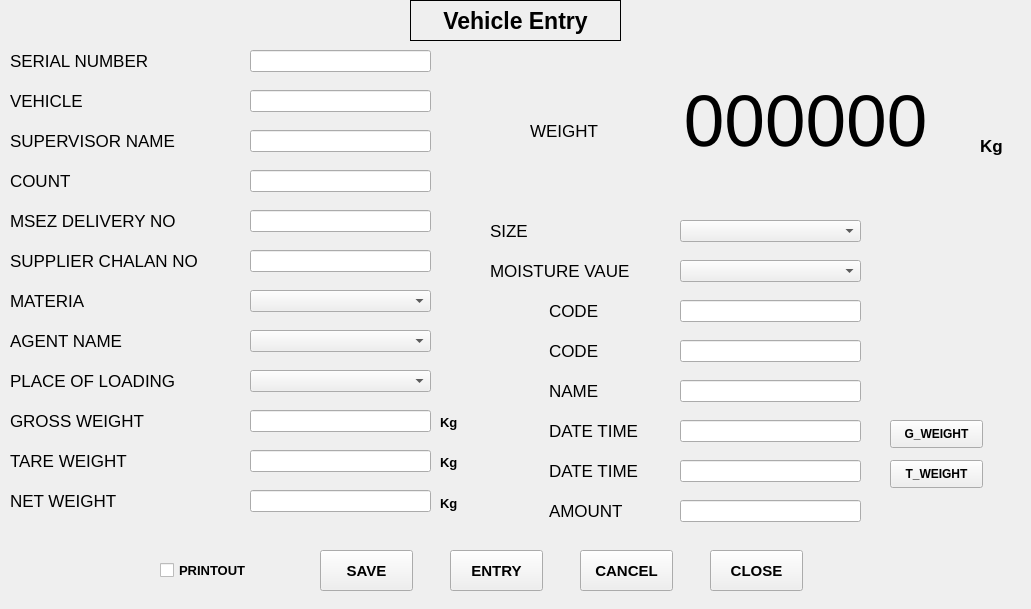
    <widget class="QWidget" name="VehicleEntry">
     <widget class="QLabel" name="label_7">
      <property name="geometry">
       <rect>
        <x>0</x>
        <y>0</y>
        <width>1022</width>
        <height>600</height>
       </rect>
      </property>
      <property name="font">
       <font>
        <pointsize>20</pointsize>
       </font>
      </property>
      <property name="text">
       <string/>
      </property>
     </widget>
     <widget class="QLineEdit" name="le_VehicleEntry_serialNumber">
      <property name="geometry">
       <rect>
        <x>250</x>
        <y>50</y>
        <width>181</width>
        <height>22</height>
       </rect>
      </property>
     </widget>
     <widget class="QLabel" name="label_10">
      <property name="geometry">
       <rect>
        <x>410</x>
        <y>0</y>
        <width>211</width>
        <height>41</height>
       </rect>
      </property>
      <property name="font">
       <font>
        <pointsize>17</pointsize>
        <weight>75</weight>
        <bold>true</bold>
       </font>
      </property>
      <property name="frameShape">
       <enum>QFrame::Box</enum>
      </property>
      <property name="text">
       <string>Vehicle Entry</string>
      </property>
      <property name="alignment">
       <set>Qt::AlignCenter</set>
      </property>
     </widget>
     <widget class="QLabel" name="lb_VehicleEntry_serialNumber">
      <property name="geometry">
       <rect>
        <x>10</x>
        <y>50</y>
        <width>228</width>
        <height>22</height>
       </rect>
      </property>
      <property name="font">
       <font>
        <pointsize>13</pointsize>
       </font>
      </property>
      <property name="text">
       <string>SERIAL NUMBER</string>
      </property>
     </widget>
     <widget class="QLabel" name="lb_VehicleEntry_netWeight">
      <property name="geometry">
       <rect>
        <x>10</x>
        <y>490</y>
        <width>228</width>
        <height>22</height>
       </rect>
      </property>
      <property name="font">
       <font>
        <pointsize>13</pointsize>
       </font>
      </property>
      <property name="text">
       <string>NET WEIGHT</string>
      </property>
     </widget>
     <widget class="QLineEdit" name="le_VehicleEntry_netWeight">
      <property name="geometry">
       <rect>
        <x>250</x>
        <y>490</y>
        <width>181</width>
        <height>22</height>
       </rect>
      </property>
     </widget>
     <widget class="QLabel" name="lb_VehicleEntry_header1_vehicle">
      <property name="geometry">
       <rect>
        <x>10</x>
        <y>90</y>
        <width>228</width>
        <height>22</height>
       </rect>
      </property>
      <property name="font">
       <font>
        <pointsize>13</pointsize>
       </font>
      </property>
      <property name="text">
       <string>VEHICLE</string>
      </property>
     </widget>
     <widget class="QLineEdit" name="le_VehicleEntry_vehicle">
      <property name="geometry">
       <rect>
        <x>250</x>
        <y>90</y>
        <width>181</width>
        <height>22</height>
       </rect>
      </property>
     </widget>
     <widget class="QLabel" name="lb_VehicleEntry_header2_supervisorName">
      <property name="geometry">
       <rect>
        <x>10</x>
        <y>130</y>
        <width>228</width>
        <height>22</height>
       </rect>
      </property>
      <property name="font">
       <font>
        <pointsize>13</pointsize>
       </font>
      </property>
      <property name="text">
       <string>SUPERVISOR NAME</string>
      </property>
     </widget>
     <widget class="QLineEdit" name="le_VehicleEntry_supervisorName">
      <property name="geometry">
       <rect>
        <x>250</x>
        <y>130</y>
        <width>181</width>
        <height>22</height>
       </rect>
      </property>
     </widget>
     <widget class="QLabel" name="lb_VehicleEntry_header3_count">
      <property name="geometry">
       <rect>
        <x>10</x>
        <y>170</y>
        <width>228</width>
        <height>22</height>
       </rect>
      </property>
      <property name="font">
       <font>
        <pointsize>13</pointsize>
       </font>
      </property>
      <property name="text">
       <string>COUNT</string>
      </property>
     </widget>
     <widget class="QLineEdit" name="le_VehicleEntry_count">
      <property name="geometry">
       <rect>
        <x>250</x>
        <y>170</y>
        <width>181</width>
        <height>22</height>
       </rect>
      </property>
     </widget>
     <widget class="QLabel" name="lb_VehicleEntry_tareWeight">
      <property name="geometry">
       <rect>
        <x>10</x>
        <y>450</y>
        <width>228</width>
        <height>22</height>
       </rect>
      </property>
      <property name="font">
       <font>
        <pointsize>13</pointsize>
       </font>
      </property>
      <property name="text">
       <string>TARE WEIGHT</string>
      </property>
     </widget>
     <widget class="QLineEdit" name="le_VehicleEntry_tareWeight">
      <property name="geometry">
       <rect>
        <x>250</x>
        <y>450</y>
        <width>181</width>
        <height>22</height>
       </rect>
      </property>
     </widget>
     <widget class="QLabel" name="lb_VehicleEntry_code3_placeOfLoading">
      <property name="geometry">
       <rect>
        <x>10</x>
        <y>370</y>
        <width>228</width>
        <height>22</height>
       </rect>
      </property>
      <property name="font">
       <font>
        <pointsize>13</pointsize>
       </font>
      </property>
      <property name="text">
       <string>PLACE OF LOADING</string>
      </property>
     </widget>
     <widget class="QLabel" name="lb_VehicleEntry_header4_msezDeliverNo">
      <property name="geometry">
       <rect>
        <x>10</x>
        <y>210</y>
        <width>228</width>
        <height>22</height>
       </rect>
      </property>
      <property name="font">
       <font>
        <pointsize>13</pointsize>
       </font>
      </property>
      <property name="text">
       <string>MSEZ DELIVERY NO</string>
      </property>
     </widget>
     <widget class="QLabel" name="lb_VehicleEntry_header5_supplierChalanNo">
      <property name="geometry">
       <rect>
        <x>10</x>
        <y>250</y>
        <width>228</width>
        <height>22</height>
       </rect>
      </property>
      <property name="font">
       <font>
        <pointsize>13</pointsize>
       </font>
      </property>
      <property name="text">
       <string>SUPPLIER CHALAN NO</string>
      </property>
     </widget>
     <widget class="QLineEdit" name="le_VehicleEntry_grossWeight">
      <property name="geometry">
       <rect>
        <x>250</x>
        <y>410</y>
        <width>181</width>
        <height>22</height>
       </rect>
      </property>
     </widget>
     <widget class="QLineEdit" name="le_VehicleEntry_msezDeliverNo">
      <property name="geometry">
       <rect>
        <x>250</x>
        <y>210</y>
        <width>181</width>
        <height>22</height>
       </rect>
      </property>
     </widget>
     <widget class="QLabel" name="lb_VehicleEntry_code1_materia">
      <property name="geometry">
       <rect>
        <x>10</x>
        <y>290</y>
        <width>228</width>
        <height>22</height>
       </rect>
      </property>
      <property name="font">
       <font>
        <pointsize>13</pointsize>
       </font>
      </property>
      <property name="text">
       <string>MATERIA</string>
      </property>
     </widget>
     <widget class="QLineEdit" name="le_VehicleEntry_supplierChalanNo">
      <property name="geometry">
       <rect>
        <x>250</x>
        <y>250</y>
        <width>181</width>
        <height>22</height>
       </rect>
      </property>
     </widget>
     <widget class="QLabel" name="lb_VehicleEntry_code2_agentName">
      <property name="geometry">
       <rect>
        <x>10</x>
        <y>330</y>
        <width>228</width>
        <height>22</height>
       </rect>
      </property>
      <property name="font">
       <font>
        <pointsize>13</pointsize>
       </font>
      </property>
      <property name="text">
       <string>AGENT NAME</string>
      </property>
     </widget>
     <widget class="QLabel" name="lb_VehicleEntry_grossWeight">
      <property name="geometry">
       <rect>
        <x>10</x>
        <y>410</y>
        <width>228</width>
        <height>22</height>
       </rect>
      </property>
      <property name="font">
       <font>
        <pointsize>13</pointsize>
       </font>
      </property>
      <property name="text">
       <string>GROSS WEIGHT</string>
      </property>
     </widget>
     <widget class="QComboBox" name="combo_VehicleEntry_placeOfLoading">
      <property name="geometry">
       <rect>
        <x>250</x>
        <y>370</y>
        <width>181</width>
        <height>22</height>
       </rect>
      </property>
     </widget>
     <widget class="QComboBox" name="combo_VehicleEntry_agentName">
      <property name="geometry">
       <rect>
        <x>250</x>
        <y>330</y>
        <width>181</width>
        <height>22</height>
       </rect>
      </property>
     </widget>
     <widget class="QComboBox" name="combo_VehicleEntry_materia">
      <property name="geometry">
       <rect>
        <x>250</x>
        <y>290</y>
        <width>181</width>
        <height>22</height>
       </rect>
      </property>
     </widget>
     <widget class="QLabel" name="lb_VehicleEntry_weight">
      <property name="geometry">
       <rect>
        <x>530</x>
        <y>120</y>
        <width>81</width>
        <height>21</height>
       </rect>
      </property>
      <property name="font">
       <font>
        <pointsize>13</pointsize>
       </font>
      </property>
      <property name="text">
       <string>WEIGHT</string>
      </property>
     </widget>
     <widget class="QLabel" name="lb_VehicleEntry_weightDisplay">
      <property name="geometry">
       <rect>
        <x>640</x>
        <y>80</y>
        <width>331</width>
        <height>81</height>
       </rect>
      </property>
      <property name="font">
       <font>
        <pointsize>55</pointsize>
       </font>
      </property>
      <property name="autoFillBackground">
       <bool>true</bool>
      </property>
      <property name="text">
       <string>000000</string>
      </property>
      <property name="alignment">
       <set>Qt::AlignCenter</set>
      </property>
     </widget>
     <widget class="QLineEdit" name="le_VehicleEntry_grossDateTime">
      <property name="geometry">
       <rect>
        <x>680</x>
        <y>420</y>
        <width>181</width>
        <height>22</height>
       </rect>
      </property>
     </widget>
     <widget class="QLineEdit" name="le_VehicleEntry_amount">
      <property name="geometry">
       <rect>
        <x>680</x>
        <y>500</y>
        <width>181</width>
        <height>22</height>
       </rect>
      </property>
     </widget>
     <widget class="QLabel" name="lb_VehicleEntry_code1">
      <property name="geometry">
       <rect>
        <x>549</x>
        <y>300</y>
        <width>120</width>
        <height>22</height>
       </rect>
      </property>
      <property name="font">
       <font>
        <pointsize>13</pointsize>
       </font>
      </property>
      <property name="text">
       <string>CODE</string>
      </property>
     </widget>
     <widget class="QLabel" name="lb_VehicleEntry_grossDateTime">
      <property name="geometry">
       <rect>
        <x>549</x>
        <y>420</y>
        <width>120</width>
        <height>22</height>
       </rect>
      </property>
      <property name="font">
       <font>
        <pointsize>13</pointsize>
       </font>
      </property>
      <property name="text">
       <string>DATE TIME</string>
      </property>
     </widget>
     <widget class="QLineEdit" name="le_VehicleEntry_tareDateTime">
      <property name="geometry">
       <rect>
        <x>680</x>
        <y>460</y>
        <width>181</width>
        <height>22</height>
       </rect>
      </property>
     </widget>
     <widget class="QLineEdit" name="le_VehicleEntry_name_6">
      <property name="geometry">
       <rect>
        <x>680</x>
        <y>380</y>
        <width>181</width>
        <height>22</height>
       </rect>
      </property>
     </widget>
     <widget class="QLineEdit" name="le_VehicleEntry_code1">
      <property name="geometry">
       <rect>
        <x>680</x>
        <y>300</y>
        <width>181</width>
        <height>22</height>
       </rect>
      </property>
     </widget>
     <widget class="QLineEdit" name="le_VehicleEntry_code2">
      <property name="geometry">
       <rect>
        <x>680</x>
        <y>340</y>
        <width>181</width>
        <height>22</height>
       </rect>
      </property>
     </widget>
     <widget class="QLabel" name="lb_VehicleEntry_tareDateTime">
      <property name="geometry">
       <rect>
        <x>549</x>
        <y>460</y>
        <width>120</width>
        <height>22</height>
       </rect>
      </property>
      <property name="font">
       <font>
        <pointsize>13</pointsize>
       </font>
      </property>
      <property name="text">
       <string>DATE TIME</string>
      </property>
     </widget>
     <widget class="QLabel" name="lb_VehicleEntry_code2">
      <property name="geometry">
       <rect>
        <x>549</x>
        <y>340</y>
        <width>120</width>
        <height>22</height>
       </rect>
      </property>
      <property name="font">
       <font>
        <pointsize>13</pointsize>
       </font>
      </property>
      <property name="text">
       <string>CODE</string>
      </property>
     </widget>
     <widget class="QLabel" name="lb_VehicleEntry_name_6">
      <property name="geometry">
       <rect>
        <x>549</x>
        <y>380</y>
        <width>120</width>
        <height>22</height>
       </rect>
      </property>
      <property name="font">
       <font>
        <pointsize>13</pointsize>
       </font>
      </property>
      <property name="text">
       <string>NAME</string>
      </property>
     </widget>
     <widget class="QLabel" name="lb_VehicleEntry_amount">
      <property name="geometry">
       <rect>
        <x>549</x>
        <y>500</y>
        <width>120</width>
        <height>22</height>
       </rect>
      </property>
      <property name="font">
       <font>
        <pointsize>13</pointsize>
       </font>
      </property>
      <property name="text">
       <string>AMOUNT</string>
      </property>
     </widget>
     <widget class="QPushButton" name="pb_VehicleEntry_G_weight">
      <property name="geometry">
       <rect>
        <x>890</x>
        <y>420</y>
        <width>93</width>
        <height>28</height>
       </rect>
      </property>
      <property name="font">
       <font>
        <pointsize>9</pointsize>
        <weight>75</weight>
        <bold>true</bold>
       </font>
      </property>
      <property name="text">
       <string>G_WEIGHT</string>
      </property>
     </widget>
     <widget class="QPushButton" name="pb_VehicleEntry_T_Weight">
      <property name="geometry">
       <rect>
        <x>890</x>
        <y>460</y>
        <width>93</width>
        <height>28</height>
       </rect>
      </property>
      <property name="font">
       <font>
        <pointsize>9</pointsize>
        <weight>75</weight>
        <bold>true</bold>
       </font>
      </property>
      <property name="text">
       <string>T_WEIGHT</string>
      </property>
     </widget>
     <widget class="QPushButton" name="pb_VehicleEntry_save">
      <property name="geometry">
       <rect>
        <x>320</x>
        <y>550</y>
        <width>93</width>
        <height>41</height>
       </rect>
      </property>
      <property name="font">
       <font>
        <pointsize>11</pointsize>
        <weight>75</weight>
        <bold>true</bold>
       </font>
      </property>
      <property name="text">
       <string>SAVE</string>
      </property>
     </widget>
     <widget class="QPushButton" name="pb_VehicleEntry_cancel">
      <property name="geometry">
       <rect>
        <x>580</x>
        <y>550</y>
        <width>93</width>
        <height>41</height>
       </rect>
      </property>
      <property name="font">
       <font>
        <pointsize>11</pointsize>
        <weight>75</weight>
        <bold>true</bold>
       </font>
      </property>
      <property name="text">
       <string>CANCEL</string>
      </property>
     </widget>
     <widget class="QPushButton" name="pb_VehicleEntry_close">
      <property name="geometry">
       <rect>
        <x>710</x>
        <y>550</y>
        <width>93</width>
        <height>41</height>
       </rect>
      </property>
      <property name="font">
       <font>
        <pointsize>11</pointsize>
        <weight>75</weight>
        <bold>true</bold>
       </font>
      </property>
      <property name="text">
       <string>CLOSE</string>
      </property>
     </widget>
     <widget class="QPushButton" name="pb_VehicleEntry_entry">
      <property name="geometry">
       <rect>
        <x>450</x>
        <y>550</y>
        <width>93</width>
        <height>41</height>
       </rect>
      </property>
      <property name="font">
       <font>
        <pointsize>11</pointsize>
        <weight>75</weight>
        <bold>true</bold>
       </font>
      </property>
      <property name="text">
       <string>ENTRY</string>
      </property>
     </widget>
     <widget class="QCheckBox" name="checkBox_VehicleEntry">
      <property name="geometry">
       <rect>
        <x>160</x>
        <y>560</y>
        <width>131</width>
        <height>20</height>
       </rect>
      </property>
      <property name="font">
       <font>
        <pointsize>10</pointsize>
        <weight>75</weight>
        <bold>true</bold>
       </font>
      </property>
      <property name="text">
       <string>PRINTOUT</string>
      </property>
     </widget>
     <widget class="QLabel" name="lb_vehicleEntry_kg_1">
      <property name="geometry">
       <rect>
        <x>980</x>
        <y>130</y>
        <width>31</width>
        <height>31</height>
       </rect>
      </property>
      <property name="font">
       <font>
        <pointsize>13</pointsize>
        <weight>75</weight>
        <bold>true</bold>
       </font>
      </property>
      <property name="text">
       <string>Kg</string>
      </property>
     </widget>
     <widget class="QLabel" name="lb_vehicleEntry_kg_4">
      <property name="geometry">
       <rect>
        <x>440</x>
        <y>491</y>
        <width>31</width>
        <height>20</height>
       </rect>
      </property>
      <property name="font">
       <font>
        <pointsize>10</pointsize>
        <weight>75</weight>
        <bold>true</bold>
       </font>
      </property>
      <property name="text">
       <string>Kg</string>
      </property>
      <property name="alignment">
       <set>Qt::AlignBottom|Qt::AlignLeading|Qt::AlignLeft</set>
      </property>
     </widget>
     <widget class="QLabel" name="lb_vehicleEntry_kg_3">
      <property name="geometry">
       <rect>
        <x>440</x>
        <y>450</y>
        <width>31</width>
        <height>20</height>
       </rect>
      </property>
      <property name="font">
       <font>
        <pointsize>10</pointsize>
        <weight>75</weight>
        <bold>true</bold>
       </font>
      </property>
      <property name="text">
       <string>Kg</string>
      </property>
      <property name="alignment">
       <set>Qt::AlignBottom|Qt::AlignLeading|Qt::AlignLeft</set>
      </property>
     </widget>
     <widget class="QLabel" name="lb_vehicleEntry_kg_2">
      <property name="geometry">
       <rect>
        <x>440</x>
        <y>410</y>
        <width>31</width>
        <height>20</height>
       </rect>
      </property>
      <property name="font">
       <font>
        <pointsize>10</pointsize>
        <weight>75</weight>
        <bold>true</bold>
       </font>
      </property>
      <property name="text">
       <string>Kg</string>
      </property>
      <property name="alignment">
       <set>Qt::AlignBottom|Qt::AlignLeading|Qt::AlignLeft</set>
      </property>
     </widget>
     <widget class="QLabel" name="lb_VehicleEntry_code4_moistureValue">
      <property name="geometry">
       <rect>
        <x>490</x>
        <y>260</y>
        <width>181</width>
        <height>22</height>
       </rect>
      </property>
      <property name="font">
       <font>
        <pointsize>13</pointsize>
       </font>
      </property>
      <property name="text">
       <string>MOISTURE VAUE</string>
      </property>
     </widget>
     <widget class="QLabel" name="lb_VehicleEntry_code5_size">
      <property name="geometry">
       <rect>
        <x>490</x>
        <y>220</y>
        <width>120</width>
        <height>22</height>
       </rect>
      </property>
      <property name="font">
       <font>
        <pointsize>13</pointsize>
       </font>
      </property>
      <property name="text">
       <string>SIZE</string>
      </property>
     </widget>
     <widget class="QComboBox" name="combo_VehicleEntry_materia_2">
      <property name="geometry">
       <rect>
        <x>680</x>
        <y>220</y>
        <width>181</width>
        <height>22</height>
       </rect>
      </property>
     </widget>
     <widget class="QComboBox" name="combo_VehicleEntry_materia_3">
      <property name="geometry">
       <rect>
        <x>680</x>
        <y>260</y>
        <width>181</width>
        <height>22</height>
       </rect>
      </property>
     </widget>
    </widget>
